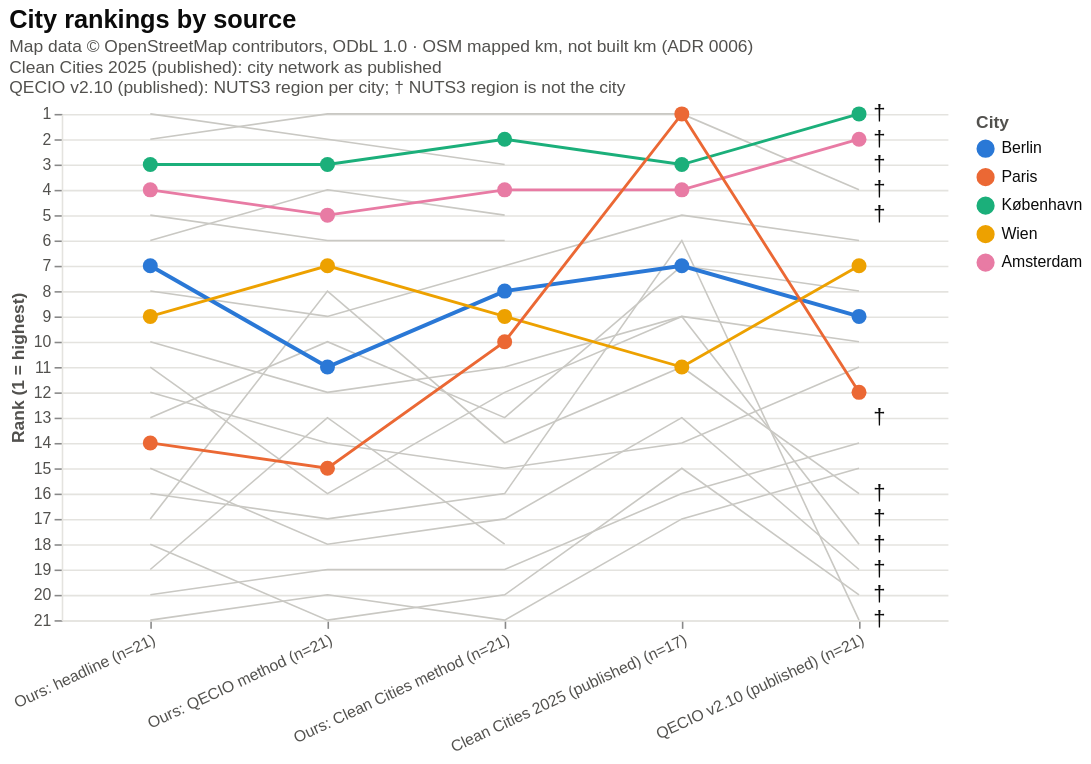

The Vega-Lite source for this figure:
### Vega-Lite specification from a JSON file in a GitHub repository (floating-point values rounded to 4 significant figures)
{"config": {"view": {"continuousWidth": 300, "continuousHeight": 300, "stroke": null}, "axis": {"domainColor": "#e4e3df", "gridColor": "#e4e3df", "labelColor": "#52514e", "titleColor": "#52514e"}, "legend": {"labelColor": "#0b0b0b", "labelLimit": 260, "titleColor": "#52514e"}, "title": {"color": "#0b0b0b", "subtitleColor": "#52514e", "subtitleFontSize": 11}}, "layer": [{"mark": {"type": "line", "color": "#c9c8c3", "invalid": "break-paths-filter-domains", "strokeWidth": 1}, "encoding": {"detail": {"field": "city", "type": "nominal"}, "tooltip": [{"field": "source", "type": "nominal"}, {"field": "city_label", "title": "city", "type": "nominal"}, {"field": "rank", "type": "quantitative"}, {"field": "value_text", "title": "value", "type": "nominal"}]}, "transform": [{"filter": "(datum.role === 'other')"}]}, {"mark": {"type": "line", "invalid": "break-paths-filter-domains", "point": {"filled": true, "size": 90}}, "encoding": {"color": {"field": "city", "scale": {"domain": ["Berlin", "Paris", "København", "Wien", "Amsterdam"], "range": ["#2a78d6", "#eb6834", "#1baf7a", "#eda100", "#e87ba4"]}, "title": "City", "type": "nominal"}, "strokeWidth": {"condition": {"test": "(datum.role === 'highlight')", "value": 2.5}, "value": 1.8}, "tooltip": [{"field": "source", "type": "nominal"}, {"field": "city_label", "title": "city", "type": "nominal"}, {"field": "rank", "type": "quantitative"}, {"field": "value_text", "title": "value", "type": "nominal"}]}, "transform": [{"filter": "(datum.role !== 'other')"}]}, {"mark": {"type": "text", "align": "left", "baseline": "middle", "color": "#0b0b0b", "dx": 9, "dy": 0, "fontSize": 14, "text": "†"}, "encoding": {"tooltip": [{"field": "source", "type": "nominal"}, {"field": "city_label", "title": "city", "type": "nominal"}, {"field": "rank", "type": "quantitative"}, {"field": "value_text", "title": "value", "type": "nominal"}]}, "transform": [{"filter": "(datum.dagger === true)"}]}], "data": {"values": [{"source": "Ours: headline (n=21)", "city": "Stockholm", "city_id": "stockholm", "city_label": "Stockholm", "dagger": false, "role": "other", "rank": 1, "value": 263.9, "value_text": "263.88"}, {"source": "Ours: headline (n=21)", "city": "Helsinki", "city_id": "helsinki", "city_label": "Helsinki", "dagger": false, "role": "other", "rank": 2, "value": 263.3, "value_text": "263.29"}, {"source": "Ours: headline (n=21)", "city": "København", "city_id": "copenhagen", "city_label": "København", "dagger": false, "role": "comparison", "rank": 3, "value": 238.1, "value_text": "238.08"}, {"source": "Ours: headline (n=21)", "city": "Amsterdam", "city_id": "amsterdam", "city_label": "Amsterdam", "dagger": false, "role": "comparison", "rank": 4, "value": 203.0, "value_text": "202.96"}, {"source": "Ours: headline (n=21)", "city": "Utrecht", "city_id": "utrecht", "city_label": "Utrecht", "dagger": false, "role": "other", "rank": 5, "value": 194.8, "value_text": "194.76"}, {"source": "Ours: headline (n=21)", "city": "Strasbourg", "city_id": "strasbourg", "city_label": "Strasbourg", "dagger": false, "role": "other", "rank": 6, "value": 136.1, "value_text": "136.06"}, {"source": "Ours: headline (n=21)", "city": "Berlin", "city_id": "berlin", "city_label": "Berlin", "dagger": false, "role": "highlight", "rank": 7, "value": 109.6, "value_text": "109.63"}, {"source": "Ours: headline (n=21)", "city": "Wrocław", "city_id": "wroclaw", "city_label": "Wrocław", "dagger": false, "role": "other", "rank": 8, "value": 95.3, "value_text": "95.30"}, {"source": "Ours: headline (n=21)", "city": "Wien", "city_id": "vienna", "city_label": "Wien", "dagger": false, "role": "comparison", "rank": 9, "value": 90.95, "value_text": "90.95"}, {"source": "Ours: headline (n=21)", "city": "Warszawa", "city_id": "warsaw", "city_label": "Warszawa", "dagger": false, "role": "other", "rank": 10, "value": 82.44, "value_text": "82.45"}, {"source": "Ours: headline (n=21)", "city": "Ljubljana", "city_id": "ljubljana", "city_label": "Ljubljana", "dagger": false, "role": "other", "rank": 11, "value": 74.59, "value_text": "74.60"}, {"source": "Ours: headline (n=21)", "city": "Kraków", "city_id": "krakow", "city_label": "Kraków", "dagger": false, "role": "other", "rank": 12, "value": 73.78, "value_text": "73.78"}, {"source": "Ours: headline (n=21)", "city": "Oslo", "city_id": "oslo", "city_label": "Oslo", "dagger": false, "role": "other", "rank": 13, "value": 71.81, "value_text": "71.81"}, {"source": "Ours: headline (n=21)", "city": "Paris", "city_id": "paris", "city_label": "Paris", "dagger": false, "role": "comparison", "rank": 14, "value": 63.07, "value_text": "63.07"}, {"source": "Ours: headline (n=21)", "city": "Bratislava", "city_id": "bratislava", "city_label": "Bratislava", "dagger": false, "role": "other", "rank": 15, "value": 61.19, "value_text": "61.19"}, {"source": "Ours: headline (n=21)", "city": "Barcelona", "city_id": "barcelona", "city_label": "Barcelona", "dagger": false, "role": "other", "rank": 16, "value": 55.1, "value_text": "55.10"}, {"source": "Ours: headline (n=21)", "city": "Lyon", "city_id": "lyon", "city_label": "Lyon", "dagger": false, "role": "other", "rank": 17, "value": 52.3, "value_text": "52.30"}, {"source": "Ours: headline (n=21)", "city": "Madrid", "city_id": "madrid", "city_label": "Madrid", "dagger": false, "role": "other", "rank": 18, "value": 43.08, "value_text": "43.08"}, {"source": "Ours: headline (n=21)", "city": "Bordeaux", "city_id": "bordeaux", "city_label": "Bordeaux", "dagger": false, "role": "other", "rank": 19, "value": 39.98, "value_text": "39.98"}, {"source": "Ours: headline (n=21)", "city": "Praha", "city_id": "prague", "city_label": "Praha", "dagger": false, "role": "other", "rank": 20, "value": 30.21, "value_text": "30.21"}, {"source": "Ours: headline (n=21)", "city": "Budapest", "city_id": "budapest", "city_label": "Budapest", "dagger": false, "role": "other", "rank": 21, "value": 22.41, "value_text": "22.40"}, {"source": "Ours: QECIO method (n=21)", "city": "Helsinki", "city_id": "helsinki", "city_label": "Helsinki", "dagger": false, "role": "other", "rank": 1, "value": 167.2, "value_text": "167.19"}, {"source": "Ours: QECIO method (n=21)", "city": "Stockholm", "city_id": "stockholm", "city_label": "Stockholm", "dagger": false, "role": "other", "rank": 2, "value": 143.8, "value_text": "143.81"}, {"source": "Ours: QECIO method (n=21)", "city": "København", "city_id": "copenhagen", "city_label": "København", "dagger": false, "role": "comparison", "rank": 3, "value": 109.1, "value_text": "109.11"}, {"source": "Ours: QECIO method (n=21)", "city": "Strasbourg", "city_id": "strasbourg", "city_label": "Strasbourg", "dagger": false, "role": "other", "rank": 4, "value": 99.84, "value_text": "99.84"}, {"source": "Ours: QECIO method (n=21)", "city": "Amsterdam", "city_id": "amsterdam", "city_label": "Amsterdam", "dagger": false, "role": "comparison", "rank": 5, "value": 89.04, "value_text": "89.04"}, {"source": "Ours: QECIO method (n=21)", "city": "Utrecht", "city_id": "utrecht", "city_label": "Utrecht", "dagger": false, "role": "other", "rank": 6, "value": 81.5, "value_text": "81.49"}, {"source": "Ours: QECIO method (n=21)", "city": "Wien", "city_id": "vienna", "city_label": "Wien", "dagger": false, "role": "comparison", "rank": 7, "value": 69.78, "value_text": "69.79"}, {"source": "Ours: QECIO method (n=21)", "city": "Lyon", "city_id": "lyon", "city_label": "Lyon", "dagger": false, "role": "other", "rank": 8, "value": 69.37, "value_text": "69.37"}, {"source": "Ours: QECIO method (n=21)", "city": "Wrocław", "city_id": "wroclaw", "city_label": "Wrocław", "dagger": false, "role": "other", "rank": 9, "value": 69.28, "value_text": "69.28"}, {"source": "Ours: QECIO method (n=21)", "city": "Oslo", "city_id": "oslo", "city_label": "Oslo", "dagger": false, "role": "other", "rank": 10, "value": 65.82, "value_text": "65.82"}, {"source": "Ours: QECIO method (n=21)", "city": "Berlin", "city_id": "berlin", "city_label": "Berlin", "dagger": false, "role": "highlight", "rank": 11, "value": 54.04, "value_text": "54.04"}, {"source": "Ours: QECIO method (n=21)", "city": "Warszawa", "city_id": "warsaw", "city_label": "Warszawa", "dagger": false, "role": "other", "rank": 12, "value": 53.61, "value_text": "53.61"}, {"source": "Ours: QECIO method (n=21)", "city": "Bordeaux", "city_id": "bordeaux", "city_label": "Bordeaux", "dagger": false, "role": "other", "rank": 13, "value": 50.77, "value_text": "50.77"}, {"source": "Ours: QECIO method (n=21)", "city": "Kraków", "city_id": "krakow", "city_label": "Kraków", "dagger": false, "role": "other", "rank": 14, "value": 47.64, "value_text": "47.64"}, {"source": "Ours: QECIO method (n=21)", "city": "Paris", "city_id": "paris", "city_label": "Paris", "dagger": false, "role": "comparison", "rank": 15, "value": 46.46, "value_text": "46.46"}, {"source": "Ours: QECIO method (n=21)", "city": "Ljubljana", "city_id": "ljubljana", "city_label": "Ljubljana", "dagger": false, "role": "other", "rank": 16, "value": 42.69, "value_text": "42.69"}, {"source": "Ours: QECIO method (n=21)", "city": "Barcelona", "city_id": "barcelona", "city_label": "Barcelona", "dagger": false, "role": "other", "rank": 17, "value": 32.63, "value_text": "32.63"}, {"source": "Ours: QECIO method (n=21)", "city": "Bratislava", "city_id": "bratislava", "city_label": "Bratislava", "dagger": false, "role": "other", "rank": 18, "value": 32.48, "value_text": "32.48"}, {"source": "Ours: QECIO method (n=21)", "city": "Praha", "city_id": "prague", "city_label": "Praha", "dagger": false, "role": "other", "rank": 19, "value": 28.3, "value_text": "28.30"}, {"source": "Ours: QECIO method (n=21)", "city": "Budapest", "city_id": "budapest", "city_label": "Budapest", "dagger": false, "role": "other", "rank": 20, "value": 23.24, "value_text": "23.24"}, {"source": "Ours: QECIO method (n=21)", "city": "Madrid", "city_id": "madrid", "city_label": "Madrid", "dagger": false, "role": "other", "rank": 21, "value": 16.0, "value_text": "16.00"}, {"source": "Ours: Clean Cities method (n=21)", "city": "Helsinki", "city_id": "helsinki", "city_label": "Helsinki", "dagger": false, "role": "other", "rank": 1, "value": 91.43, "value_text": "91.43"}, {"source": "Ours: Clean Cities method (n=21)", "city": "København", "city_id": "copenhagen", "city_label": "København", "dagger": false, "role": "comparison", "rank": 2, "value": 58.64, "value_text": "58.64"}, {"source": "Ours: Clean Cities method (n=21)", "city": "Stockholm", "city_id": "stockholm", "city_label": "Stockholm", "dagger": false, "role": "other", "rank": 3, "value": 50.92, "value_text": "50.92"}, {"source": "Ours: Clean Cities method (n=21)", "city": "Amsterdam", "city_id": "amsterdam", "city_label": "Amsterdam", "dagger": false, "role": "comparison", "rank": 4, "value": 42.22, "value_text": "42.22"}, {"source": "Ours: Clean Cities method (n=21)", "city": "Strasbourg", "city_id": "strasbourg", "city_label": "Strasbourg", "dagger": false, "role": "other", "rank": 5, "value": 39.42, "value_text": "39.42"}, {"source": "Ours: Clean Cities method (n=21)", "city": "Utrecht", "city_id": "utrecht", "city_label": "Utrecht", "dagger": false, "role": "other", "rank": 6, "value": 32.34, "value_text": "32.34"}, {"source": "Ours: Clean Cities method (n=21)", "city": "Wrocław", "city_id": "wroclaw", "city_label": "Wrocław", "dagger": false, "role": "other", "rank": 7, "value": 29.77, "value_text": "29.77"}, {"source": "Ours: Clean Cities method (n=21)", "city": "Berlin", "city_id": "berlin", "city_label": "Berlin", "dagger": false, "role": "highlight", "rank": 8, "value": 27.7, "value_text": "27.70"}, {"source": "Ours: Clean Cities method (n=21)", "city": "Wien", "city_id": "vienna", "city_label": "Wien", "dagger": false, "role": "comparison", "rank": 9, "value": 23.23, "value_text": "23.23"}, {"source": "Ours: Clean Cities method (n=21)", "city": "Paris", "city_id": "paris", "city_label": "Paris", "dagger": false, "role": "comparison", "rank": 10, "value": 22.91, "value_text": "22.91"}, {"source": "Ours: Clean Cities method (n=21)", "city": "Warszawa", "city_id": "warsaw", "city_label": "Warszawa", "dagger": false, "role": "other", "rank": 11, "value": 22.55, "value_text": "22.55"}, {"source": "Ours: Clean Cities method (n=21)", "city": "Ljubljana", "city_id": "ljubljana", "city_label": "Ljubljana", "dagger": false, "role": "other", "rank": 12, "value": 21.2, "value_text": "21.20"}, {"source": "Ours: Clean Cities method (n=21)", "city": "Oslo", "city_id": "oslo", "city_label": "Oslo", "dagger": false, "role": "other", "rank": 13, "value": 21.06, "value_text": "21.06"}, {"source": "Ours: Clean Cities method (n=21)", "city": "Lyon", "city_id": "lyon", "city_label": "Lyon", "dagger": false, "role": "other", "rank": 14, "value": 17.73, "value_text": "17.72"}, {"source": "Ours: Clean Cities method (n=21)", "city": "Kraków", "city_id": "krakow", "city_label": "Kraków", "dagger": false, "role": "other", "rank": 15, "value": 17.51, "value_text": "17.51"}, {"source": "Ours: Clean Cities method (n=21)", "city": "Barcelona", "city_id": "barcelona", "city_label": "Barcelona", "dagger": false, "role": "other", "rank": 16, "value": 17.05, "value_text": "17.05"}, {"source": "Ours: Clean Cities method (n=21)", "city": "Bratislava", "city_id": "bratislava", "city_label": "Bratislava", "dagger": false, "role": "other", "rank": 17, "value": 13.8, "value_text": "13.80"}, {"source": "Ours: Clean Cities method (n=21)", "city": "Bordeaux", "city_id": "bordeaux", "city_label": "Bordeaux", "dagger": false, "role": "other", "rank": 18, "value": 11.15, "value_text": "11.15"}, {"source": "Ours: Clean Cities method (n=21)", "city": "Praha", "city_id": "prague", "city_label": "Praha", "dagger": false, "role": "other", "rank": 19, "value": 8.619, "value_text": "8.62"}, {"source": "Ours: Clean Cities method (n=21)", "city": "Madrid", "city_id": "madrid", "city_label": "Madrid", "dagger": false, "role": "other", "rank": 20, "value": 7.837, "value_text": "7.84"}, {"source": "Ours: Clean Cities method (n=21)", "city": "Budapest", "city_id": "budapest", "city_label": "Budapest", "dagger": false, "role": "other", "rank": 21, "value": 5.223, "value_text": "5.22"}, {"source": "Clean Cities 2025 (published) (n=17)", "city": "Helsinki", "city_id": "helsinki", "city_label": "Helsinki", "dagger": false, "role": "other", "rank": 1, "value": 48.0, "value_text": "48.00"}, {"source": "Clean Cities 2025 (published) (n=17)", "city": "Paris", "city_id": "paris", "city_label": "Paris", "dagger": false, "role": "comparison", "rank": 1, "value": 48.0, "value_text": "48.00"}, {"source": "Clean Cities 2025 (published) (n=17)", "city": "København", "city_id": "copenhagen", "city_label": "København", "dagger": false, "role": "comparison", "rank": 3, "value": 43.0, "value_text": "43.00"}, {"source": "Clean Cities 2025 (published) (n=17)", "city": "Amsterdam", "city_id": "amsterdam", "city_label": "Amsterdam", "dagger": false, "role": "comparison", "rank": 4, "value": 34.0, "value_text": "34.00"}, {"source": "Clean Cities 2025 (published) (n=17)", "city": "Wrocław", "city_id": "wroclaw", "city_label": "Wrocław", "dagger": false, "role": "other", "rank": 5, "value": 20.0, "value_text": "20.00"}, {"source": "Clean Cities 2025 (published) (n=17)", "city": "Barcelona", "city_id": "barcelona", "city_label": "Barcelona", "dagger": false, "role": "other", "rank": 6, "value": 19.0, "value_text": "19.00"}, {"source": "Clean Cities 2025 (published) (n=17)", "city": "Berlin", "city_id": "berlin", "city_label": "Berlin", "dagger": false, "role": "highlight", "rank": 7, "value": 17.0, "value_text": "17.00"}, {"source": "Clean Cities 2025 (published) (n=17)", "city": "Oslo", "city_id": "oslo", "city_label": "Oslo", "dagger": false, "role": "other", "rank": 7, "value": 17.0, "value_text": "17.00"}, {"source": "Clean Cities 2025 (published) (n=17)", "city": "Ljubljana", "city_id": "ljubljana", "city_label": "Ljubljana", "dagger": false, "role": "other", "rank": 9, "value": 15.0, "value_text": "15.00"}, {"source": "Clean Cities 2025 (published) (n=17)", "city": "Warszawa", "city_id": "warsaw", "city_label": "Warszawa", "dagger": false, "role": "other", "rank": 9, "value": 15.0, "value_text": "15.00"}, {"source": "Clean Cities 2025 (published) (n=17)", "city": "Lyon", "city_id": "lyon", "city_label": "Lyon", "dagger": false, "role": "other", "rank": 11, "value": 14.0, "value_text": "14.00"}, {"source": "Clean Cities 2025 (published) (n=17)", "city": "Wien", "city_id": "vienna", "city_label": "Wien", "dagger": false, "role": "comparison", "rank": 11, "value": 14.0, "value_text": "14.00"}, {"source": "Clean Cities 2025 (published) (n=17)", "city": "Bratislava", "city_id": "bratislava", "city_label": "Bratislava", "dagger": false, "role": "other", "rank": 13, "value": 12.0, "value_text": "12.00"}, {"source": "Clean Cities 2025 (published) (n=17)", "city": "Kraków", "city_id": "krakow", "city_label": "Kraków", "dagger": false, "role": "other", "rank": 14, "value": 11.0, "value_text": "11.00"}, {"source": "Clean Cities 2025 (published) (n=17)", "city": "Madrid", "city_id": "madrid", "city_label": "Madrid", "dagger": false, "role": "other", "rank": 15, "value": 8.0, "value_text": "8.00"}, {"source": "Clean Cities 2025 (published) (n=17)", "city": "Praha", "city_id": "prague", "city_label": "Praha", "dagger": false, "role": "other", "rank": 16, "value": 6.0, "value_text": "6.00"}, {"source": "Clean Cities 2025 (published) (n=17)", "city": "Budapest", "city_id": "budapest", "city_label": "Budapest", "dagger": false, "role": "other", "rank": 17, "value": 4.0, "value_text": "4.00"}, {"source": "Clean Cities 2025 (published) (n=17)", "city": "Bordeaux", "city_id": "bordeaux", "city_label": "Bordeaux", "dagger": false, "role": "other", "rank": null, "value": null, "value_text": "not published"}, {"source": "Clean Cities 2025 (published) (n=17)", "city": "Stockholm", "city_id": "stockholm", "city_label": "Stockholm", "dagger": false, "role": "other", "rank": null, "value": null, "value_text": "not published"}, {"source": "Clean Cities 2025 (published) (n=17)", "city": "Strasbourg", "city_id": "strasbourg", "city_label": "Strasbourg", "dagger": false, "role": "other", "rank": null, "value": null, "value_text": "not published"}, {"source": "Clean Cities 2025 (published) (n=17)", "city": "Utrecht", "city_id": "utrecht", "city_label": "Utrecht", "dagger": false, "role": "other", "rank": null, "value": null, "value_text": "not published"}, {"source": "QECIO v2.10 (published) (n=21)", "city": "København", "city_id": "copenhagen", "city_label": "København †", "dagger": true, "role": "comparison", "rank": 1, "value": 104.2, "value_text": "104.18"}, {"source": "QECIO v2.10 (published) (n=21)", "city": "Amsterdam", "city_id": "amsterdam", "city_label": "Amsterdam †", "dagger": true, "role": "comparison", "rank": 2, "value": 81.52, "value_text": "81.52"}, {"source": "QECIO v2.10 (published) (n=21)", "city": "Utrecht", "city_id": "utrecht", "city_label": "Utrecht †", "dagger": true, "role": "other", "rank": 3, "value": 81.34, "value_text": "81.34"}, {"source": "QECIO v2.10 (published) (n=21)", "city": "Helsinki", "city_id": "helsinki", "city_label": "Helsinki †", "dagger": true, "role": "other", "rank": 4, "value": 78.45, "value_text": "78.45"}, {"source": "QECIO v2.10 (published) (n=21)", "city": "Stockholm", "city_id": "stockholm", "city_label": "Stockholm †", "dagger": true, "role": "other", "rank": 5, "value": 70.91, "value_text": "70.91"}, {"source": "QECIO v2.10 (published) (n=21)", "city": "Wrocław", "city_id": "wroclaw", "city_label": "Wrocław", "dagger": false, "role": "other", "rank": 6, "value": 63.81, "value_text": "63.81"}, {"source": "QECIO v2.10 (published) (n=21)", "city": "Wien", "city_id": "vienna", "city_label": "Wien", "dagger": false, "role": "comparison", "rank": 7, "value": 63.79, "value_text": "63.79"}, {"source": "QECIO v2.10 (published) (n=21)", "city": "Oslo", "city_id": "oslo", "city_label": "Oslo", "dagger": false, "role": "other", "rank": 8, "value": 60.74, "value_text": "60.74"}, {"source": "QECIO v2.10 (published) (n=21)", "city": "Berlin", "city_id": "berlin", "city_label": "Berlin", "dagger": false, "role": "highlight", "rank": 9, "value": 54.38, "value_text": "54.38"}, {"source": "QECIO v2.10 (published) (n=21)", "city": "Warszawa", "city_id": "warsaw", "city_label": "Warszawa", "dagger": false, "role": "other", "rank": 10, "value": 49.49, "value_text": "49.49"}, {"source": "QECIO v2.10 (published) (n=21)", "city": "Kraków", "city_id": "krakow", "city_label": "Kraków", "dagger": false, "role": "other", "rank": 11, "value": 44.28, "value_text": "44.28"}, {"source": "QECIO v2.10 (published) (n=21)", "city": "Paris", "city_id": "paris", "city_label": "Paris", "dagger": false, "role": "comparison", "rank": 12, "value": 41.47, "value_text": "41.47"}, {"source": "QECIO v2.10 (published) (n=21)", "city": "Strasbourg", "city_id": "strasbourg", "city_label": "Strasbourg †", "dagger": true, "role": "other", "rank": 13, "value": 24.15, "value_text": "24.15"}, {"source": "QECIO v2.10 (published) (n=21)", "city": "Praha", "city_id": "prague", "city_label": "Praha", "dagger": false, "role": "other", "rank": 14, "value": 22.31, "value_text": "22.31"}, {"source": "QECIO v2.10 (published) (n=21)", "city": "Budapest", "city_id": "budapest", "city_label": "Budapest", "dagger": false, "role": "other", "rank": 15, "value": 22.24, "value_text": "22.24"}, {"source": "QECIO v2.10 (published) (n=21)", "city": "Lyon", "city_id": "lyon", "city_label": "Lyon †", "dagger": true, "role": "other", "rank": 16, "value": 21.26, "value_text": "21.26"}, {"source": "QECIO v2.10 (published) (n=21)", "city": "Bordeaux", "city_id": "bordeaux", "city_label": "Bordeaux †", "dagger": true, "role": "other", "rank": 17, "value": 19.34, "value_text": "19.33"}, {"source": "QECIO v2.10 (published) (n=21)", "city": "Ljubljana", "city_id": "ljubljana", "city_label": "Ljubljana †", "dagger": true, "role": "other", "rank": 18, "value": 16.31, "value_text": "16.31"}, {"source": "QECIO v2.10 (published) (n=21)", "city": "Bratislava", "city_id": "bratislava", "city_label": "Bratislava †", "dagger": true, "role": "other", "rank": 19, "value": 15.31, "value_text": "15.31"}, {"source": "QECIO v2.10 (published) (n=21)", "city": "Madrid", "city_id": "madrid", "city_label": "Madrid †", "dagger": true, "role": "other", "rank": 20, "value": 12.85, "value_text": "12.85"}, {"source": "QECIO v2.10 (published) (n=21)", "city": "Barcelona", "city_id": "barcelona", "city_label": "Barcelona †", "dagger": true, "role": "other", "rank": 21, "value": 11.39, "value_text": "11.39"}]}, "encoding": {"x": {"axis": {"labelAngle": -25, "labelLimit": 220}, "field": "source", "sort": ["Ours: headline (n=21)", "Ours: QECIO method (n=21)", "Ours: Clean Cities method (n=21)", "Clean Cities 2025 (published) (n=17)", "QECIO v2.10 (published) (n=21)"], "title": null, "type": "ordinal"}, "y": {"axis": {"format": "d", "values": [1, 2, 3, 4, 5, 6, 7, 8, 9, 10, 11, 12, 13, 14, 15, 16, 17, 18, 19, 20, 21]}, "field": "rank", "scale": {"domain": [1, 21], "nice": false, "reverse": true}, "title": "Rank (1 = highest)", "type": "quantitative"}}, "height": 320, "title": {"text": "City rankings by source", "anchor": "start", "fontSize": 16, "subtitle": ["Map data © OpenStreetMap contributors, ODbL 1.0 · OSM mapped km, not built km (ADR 0006)", "Clean Cities 2025 (published): city network as published", "QECIO v2.10 (published): NUTS3 region per city; † NUTS3 region is not the city"]}, "width": 560, "$schema": "https://vega.github.io/schema/vega-lite/v6.4.1.json"}
